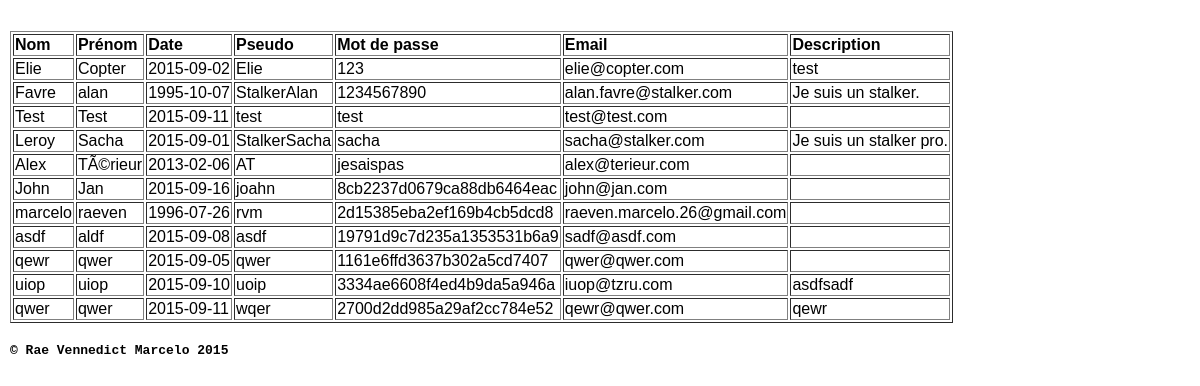
/userDetails.php, run on the app's committed database.
### tables this page shows
CREATE TABLE IF NOT EXISTS `formulaire` (
  `ID` int(11) NOT NULL AUTO_INCREMENT,
  `Nom` varchar(50) NOT NULL,
  `Prenom` varchar(50) NOT NULL,
  `Date` date NOT NULL,
  `Pseudo` varchar(25) NOT NULL,
  `Password` varchar(25) NOT NULL,
  `Email` varchar(50) NOT NULL,
  `Description` text,
  PRIMARY KEY (`ID`),
  UNIQUE KEY `Pseudo` (`Pseudo`)
);

### db.php (called while the page is built, shortened)
<?php
$table = 'formulaire';
function GetDatabase() {
    static $dbc = null;
    if ($dbc == null) {
        try {
            $dbc = new PDO('mysql:dbname=' . NAME . ';host=' . HOST . '', USER, PASSWORD);
        } catch (PDOException $e) {
            echo "Connection to mysql is impossible :", $e->getMessage() . "<br/>";
            die();
        }
    }
    return $dbc;
}
function getAllFields() {
    global $table;
    $dbc = GetDatabase();
    $dbc->quote($table);
    $req = "SELECT * FROM ". $table;
    $requPrep = $dbc->prepare($req);
    $requPrep->execute();
    $data = $requPrep->fetchAll();
    return $data;
}

### UserFunctions.php (the view, shortened to what this page needs)
<?php
$data = getAllFields();
function ShowUserDetails() {
    global $data;
    foreach ($data as $user) {
        echo '<tr>';
        echo '<td>' . $user['Nom'] . '</td>';
        echo '<td>' . $user['Prenom'] . '</td>';
        echo '<td>' . $user['Date'] . '</td>';
        echo '<td>' . $user['Pseudo'] . '</td>';
        echo '<td>' . $user['Password'] . '</td>';
        echo '<td>' . $user['Email'] . '</td>';
        echo '<td>' . $user['Description'] . '</td>';
        echo '</tr>';
    }
}

### userDetails.php (shortened to what this page needs)
<?php
require './db.php';
require './UserFunctions.php';
?>
<!DOCTYPE html>
<html>
    <head>
        <link href="css.css" rel="stylesheet" type="text/css" />
    </head>
    <body>
        <section>
            <table border="1">
                <tr>
                    <th>Nom</th>
                    <th>Prénom</th>
                    <th>Date</th>
                    <th>Pseudo</th>
                    <th>Mot de passe</th>
                    <th>Email</th>
                    <th>Description</th>
                </tr>
                <?php ShowUserDetails(); ?>
            </table>
        </section>
        <footer>
            &copy; Rae Vennedict Marcelo 2015
        </footer>
    </body>
</html>

### css.css (style rules this page uses)
body { margin: 10px; }
section { font-family: sans-serif; text-align: left; padding-top: 10px; }
footer { font-family: monospace; font-weight: bolder; }
table { margin-bottom: 20px; }
table th { font-weight: bold; }

### data on the page
formulaire: Nom "Elie", Prenom "Copter", Date "2015-09-02", Pseudo "Elie", Password "123", Email "elie@copter.com", Description "test"
formulaire: Nom "Favre", Prenom "alan", Date "1995-10-07", Pseudo "StalkerAlan", Password "1234567890", Email "alan.favre@stalker.com", Description "Je suis un stalker."
formulaire: Nom "Test", Prenom "Test", Date "2015-09-11", Pseudo "test", Password "test", Email "test@test.com"
formulaire: Nom "Leroy", Prenom "Sacha", Date "2015-09-01", Pseudo "StalkerSacha", Password "sacha", Email "sacha@stalker.com", Description "Je suis un stalker pro."
formulaire: Nom "Alex", Prenom "TÃ©rieur", Date "2013-02-06", Pseudo "AT", Password "jesaispas", Email "alex@terieur.com"
formulaire: Nom "John", Prenom "Jan", Date "2015-09-16", Pseudo "joahn", Password "8cb2237d0679ca88db6464eac", Email "john@jan.com"
formulaire: Nom "marcelo", Prenom "raeven", Date "1996-07-26", Pseudo "rvm", Password "2d15385eba2ef169b4cb5dcd8", Email "raeven.marcelo.26@gmail.com"
formulaire: Nom "asdf", Prenom "aldf", Date "2015-09-08", Pseudo "asdf", Password "19791d9c7d235a1353531b6a9", Email "sadf@asdf.com"
formulaire: Nom "qewr", Prenom "qwer", Date "2015-09-05", Pseudo "qwer", Password "1161e6ffd3637b302a5cd7407", Email "qwer@qwer.com"
formulaire: Nom "uiop", Prenom "uiop", Date "2015-09-10", Pseudo "uoip", Password "3334ae6608f4ed4b9da5a946a", Email "iuop@tzru.com", Description "asdfsadf"
formulaire: Nom "qwer", Prenom "qwer", Date "2015-09-11", Pseudo "wqer", Password "2700d2dd985a29af2cc784e52", Email "qewr@qwer.com", Description "qewr"
